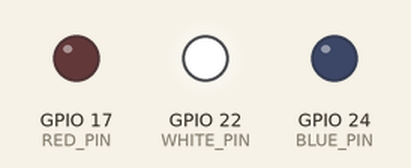
Bench run of a program on a simulated Raspberry Pi (BCM pin numbers). On the bench: output pins drawn as LEDs (lit = HIGH). At 0.0 s the program stops and its outputs stay as they are.

Above: at 0.1 s.
Timing chart, 0 to 1.5 s (numbered marks = the images above):
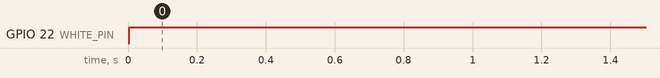

The program:

lightsOn.py
```python
import subprocess
import os
import sys
import termios
import tty
import pigpio
import time
from thread import start_new_thread


RED_PIN   = 17
WHITE_PIN = 22
BLUE_PIN  = 24

pi = pigpio.pi()

pi.set_PWM_dutycycle(RED_PIN, 0)
pi.set_PWM_dutycycle(BLUE_PIN, 0)
pi.set_PWM_dutycycle(WHITE_PIN, 255)

pi.stop()
```

Measured:
- by itself, GPIO 22 (WHITE_PIN): LOW → HIGH at 0.00 s
